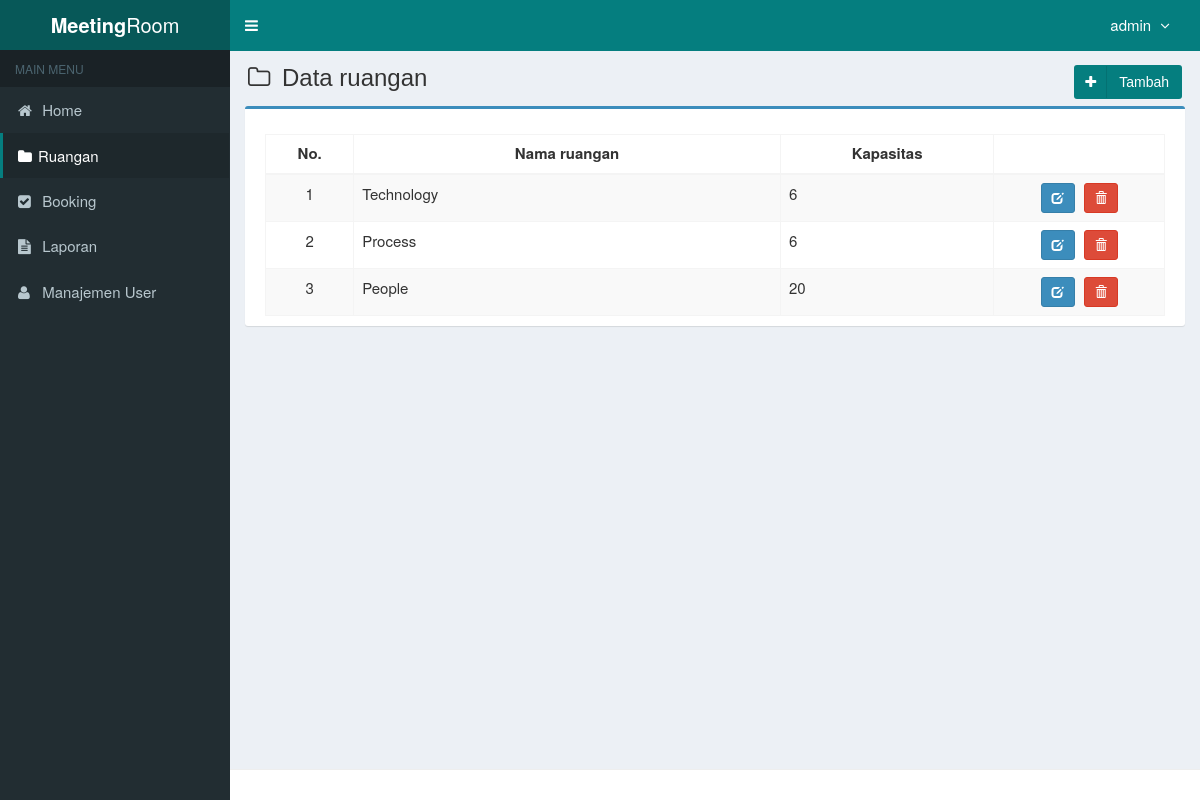
The app's page /main.php?module=ruangan (signed in) with its own data.
### tables this page shows
CREATE TABLE `ruangan` (
  `id` int(11) NOT NULL,
  `nama_ruangan` varchar(30) NOT NULL,
  `kapasitas` int(11) NOT NULL
);

### modules/ruangan/view.php (the view, shortened to what this page needs)
<section class="content-header">
  <h1>
    <i class="fa fa-folder-o icon-title"></i> Data ruangan
    <a class="btn btn-add btn-social pull-right" href="?module=form_ruangan&form=add">
      <i class="fa fa-plus"></i> Tambah
    </a>
  </h1>
</section>
<section class="content">
  <div class="row">
    <div class="col-md-12">
      <div class="box box-primary">
        <div class="box-body">
          <table id="dataTables1" class="table table-bordered table-striped table-hover">
            <thead>
              <tr>
                <th class="center">No.</th>
                <th class="center">Nama ruangan</th>
                <th class="center">Kapasitas</th>
                <th></th>
              </tr>
            </thead>
            <tbody>
            <?php
            $no = 1;
            $query = mysqli_query($mysqli, "SELECT * FROM ruangan ORDER BY id DESC")
                                            or die('Ada kesalahan pada query tampil data ruangan: '.mysqli_error($mysqli));
            while ($data = mysqli_fetch_assoc($query)) {
              echo "<tr>
                      <td width='40' class='center'>$no</td>
                      <td width='200'>$data[nama_ruangan]</td>
                      <td width='100'>$data[kapasitas]</td>
                      <td class='center' width='80'>
                        <div>
                          <a data-toggle='tooltip' data-placement='top' title='Ubah' style='margin-right:5px' class='btn btn-primary btn-sm' href='?module=form_ruangan&form=edit&id=$data[id]'>
                              <i style='color:#fff' class='glyphicon glyphicon-edit'></i>
                          </a>";
            ?>
                          <a data-toggle="tooltip" data-placement="top" title="Hapus" class="btn btn-danger btn-sm" href="modules/ruangan/proses.php?act=delete&id=<?php echo $data['id'];?>" onclick="return confirm('Anda yakin ingin menghapus <?php echo $data['nama_ruangan']; ?> ?');">
                              <i style="color:#fff" class="glyphicon glyphicon-trash"></i>
                          </a>
            <?php
              echo "    </div>
                      </td>
                    </tr>";
              $no++;
            }
            ?>
            </tbody>
          </table>
        </div>
      </div>
    </div>
  </div>
</section><!-- /.content

### assets/css/style.css (style rules this page uses)
.btn-social *:first-child { border-right: 1px solid rgba(0, 0, 0, 0.1); bottom: 0; font-size: 1em !important; left: 0; line-height: 32px !important; position: absolute; text-align: center; top: 0; width: 32px !important; }
.content-header h1 { font-size: 24px; }
.content-header { padding: 15px 18px 0; position: relative; font-size: 24px; }
.center { text-align:center; }
.icon-title { margin-right: 5px; }
body { background-color: #fff; color: #333; font-size: 15px; line-height: 1.42857; }
.btn.btn-add.pull-right { background-color: #057E7F; color: #ffffff; transition: background-color 0.3s ease; }

### records on screen
ruangan: nama_ruangan "Technology", kapasitas "6"
ruangan: nama_ruangan "Process", kapasitas "6"
ruangan: nama_ruangan "People", kapasitas "20"

### other values on screen
$_SESSION['nama_user'] "admin"
